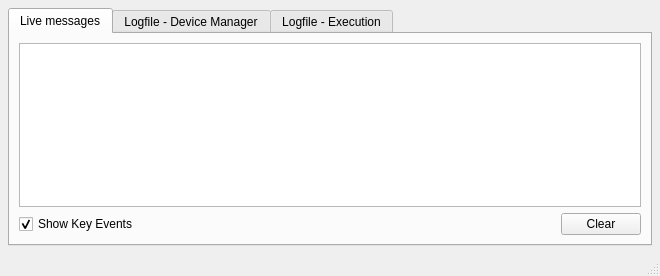
<ui version="4.0" >
 <class>MessagesWindow</class>
 <widget class="QMainWindow" name="MessagesWindow" >
  <property name="geometry" >
   <rect>
    <x>0</x>
    <y>0</y>
    <width>660</width>
    <height>276</height>
   </rect>
  </property>
  <property name="windowTitle" >
   <string>Messages</string>
  </property>
  <widget class="QWidget" name="centralwidget" >
   <layout class="QVBoxLayout" name="verticalLayout" >
    <property name="margin" >
     <number>8</number>
    </property>
    <item>
     <widget class="QTabWidget" name="tabWidget" >
      <property name="currentIndex" >
       <number>0</number>
      </property>
      <widget class="QWidget" name="tabLivemessages" >
       <attribute name="title" >
        <string>Live messages</string>
       </attribute>
       <layout class="QVBoxLayout" name="verticalLayout_2" >
        <item>
         <widget class="QListView" name="listMessages" />
        </item>
        <item>
         <layout class="QHBoxLayout" name="horizontalLayout_3" >
          <item>
           <widget class="QCheckBox" name="chkKeyPresses" >
            <property name="toolTip" >
             <string>You can disable listing to key presses to reduce the amount of messages</string>
            </property>
            <property name="text" >
             <string>Show Key Events</string>
            </property>
            <property name="checked" >
             <bool>true</bool>
            </property>
           </widget>
          </item>
          <item>
           <spacer name="horizontalSpacer_2" >
            <property name="orientation" >
             <enum>Qt::Horizontal</enum>
            </property>
            <property name="sizeHint" stdset="0" >
             <size>
              <width>40</width>
              <height>20</height>
             </size>
            </property>
           </spacer>
          </item>
          <item>
           <widget class="QPushButton" name="btnClearMessages" >
            <property name="text" >
             <string>Clear</string>
            </property>
           </widget>
          </item>
         </layout>
        </item>
       </layout>
      </widget>
      <widget class="QWidget" name="tab_2" >
       <attribute name="title" >
        <string>Logfile - Device Manager</string>
       </attribute>
       <layout class="QVBoxLayout" name="verticalLayout_3" >
        <item>
         <widget class="QTableView" name="listLogDevMan" />
        </item>
        <item>
         <layout class="QHBoxLayout" name="horizontalLayout" >
          <item>
           <widget class="QLabel" name="lblLogfileDevMan" >
            <property name="text" >
             <string>TextLabel</string>
            </property>
           </widget>
          </item>
          <item>
           <spacer name="horizontalSpacer" >
            <property name="orientation" >
             <enum>Qt::Horizontal</enum>
            </property>
            <property name="sizeHint" stdset="0" >
             <size>
              <width>40</width>
              <height>20</height>
             </size>
            </property>
           </spacer>
          </item>
          <item>
           <widget class="QPushButton" name="btnClearDevMan" >
            <property name="text" >
             <string>Clear</string>
            </property>
           </widget>
          </item>
         </layout>
        </item>
       </layout>
      </widget>
      <widget class="QWidget" name="tabLogExecution" >
       <attribute name="title" >
        <string>Logfile - Execution</string>
       </attribute>
       <layout class="QVBoxLayout" name="verticalLayout_4" >
        <item>
         <widget class="QTableView" name="listLogExecution" />
        </item>
        <item>
         <layout class="QHBoxLayout" name="horizontalLayout_2" >
          <item>
           <widget class="QLabel" name="lblLogfileExecution" >
            <property name="text" >
             <string>TextLabel</string>
            </property>
           </widget>
          </item>
          <item>
           <spacer name="horizontalSpacer_3" >
            <property name="orientation" >
             <enum>Qt::Horizontal</enum>
            </property>
            <property name="sizeHint" stdset="0" >
             <size>
              <width>40</width>
              <height>20</height>
             </size>
            </property>
           </spacer>
          </item>
          <item>
           <widget class="QPushButton" name="btnClearExecution" >
            <property name="text" >
             <string>Clear</string>
            </property>
           </widget>
          </item>
         </layout>
        </item>
       </layout>
      </widget>
     </widget>
    </item>
   </layout>
  </widget>
  <widget class="QMenuBar" name="menubar" >
   <property name="geometry" >
    <rect>
     <x>0</x>
     <y>0</y>
     <width>660</width>
     <height>23</height>
    </rect>
   </property>
  </widget>
  <widget class="QStatusBar" name="statusbar" />
 </widget>
 <resources/>
 <connections/>
</ui>
